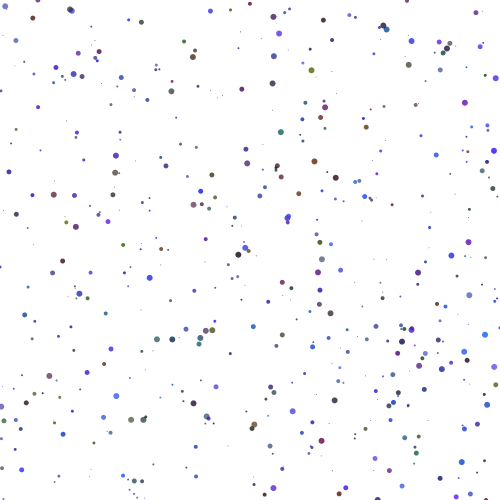
Frame 1 (no input)
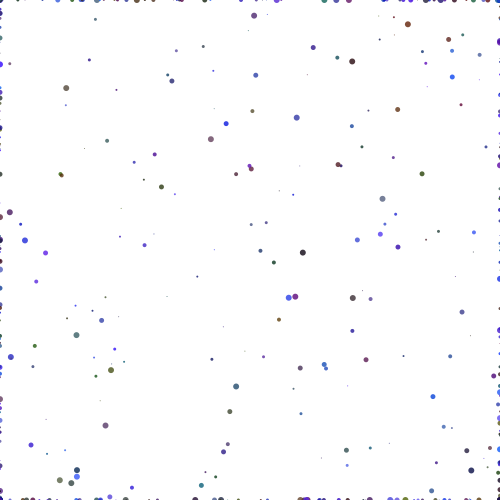
Frame 60 (the mouse pressed at the canvas centre just before this capture)
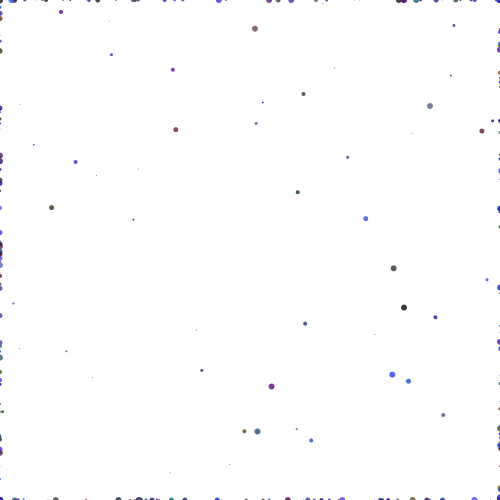
Frame 120 (the mouse held since frame 60 and released just before this capture)

The Processing sketch that drew these frames (run headless with seeded random() and noise(); from frame 60 on, the mouse is pressed at the canvas centre):

// Processing sketch: processing_42910
// ── processing_42910.pde

int NUM_THINGS = 500;
   float centerX, centerY;
 
// creating an (empty) global array with a
// capacity of 10 elements of type Ball
Thing[] things = new Thing[NUM_THINGS];
 
void setup() 
{
  size(500, 500); 
  smooth();
 
 
  for (int i = 0; i < NUM_THINGS; i++) 
  {
    things[i] = new Thing();   // populating the array
 
    things[i].x = random(0, width);
    things[i].y = random(0, height);
    things[i].direction = random(0, 360);
    things[i].r=random(0,100);
    things[i].g=random(0,100);
    things[i].b=random(255);
    things[i].myDiameter=int(random(1,7));
  }
}
 
void draw() 
{ 
  //bg is not conceptually part of the class
  background( 255);
 
  //call the method update everytime I draw
  for (int i = 0; i < NUM_THINGS; i++)
  {
    things[i].update();
  }
}
 
 
class Thing
{
  //parameters of my thing
  float myDiameter;
  float x;
  float y;
  float speed = 1;
  float direction = 0;
  float r,g,b;
 
  //Constructor function - same name as the class
  Thing()
  {
  /*
  like the setup in the main sketch the constructor function 
  is executed once as soon as the object is created
  */
  }
 
  //method(s) for my thing
  void update()
  {
    /*
    convert direction into radians
     break it down to the sinus and cosinus
     which are the vertical and horizontal component 
     of the angle then multiply for speed 
     (because in trigonometry you always work with a radius of 1)
     */
    float dX = cos(radians(direction))*speed;
    float dY = sin(radians(direction))*speed;
 
    
    if(frameCount%1000<500){
    centerX = .01*(x-width/2);
    centerY = .01*(y-height/2);
    }
       if(frameCount%1000>=500){
    centerX = -.01*(x-width/2);
    centerY = -.01*(y-height/2);
    }
 
    //the result are the steps in the vertical and horizontal direction
    x = x + dX+centerX;
    y = y + dY+centerY;
    
    
 
 
    //managing borders
    if (x > width)
    {
      x = 0;
    }
 
    if (x < 0)
    {
      x = width;
    }
 
    if (y > height)
    {
      y = 0;
    }
 
    if (y < 0)
    {
      y = height;
    }
 
    //draw the thing  
    fill(r,g,b,200);
    noStroke();
    ellipse(x, y, myDiameter, myDiameter);
 
    
    //example of interaction among things//
    //every object scans the other objects using the global array
    for (int i = 0; i < NUM_THINGS; i++)
    {
      //temporary variable to store the other
      Thing other = things[i];
 
      //it's not a good idea to make theinteract with itself
      //this points to the specific instance
      if (this != other)
      {
        //after I determine it's another thing I check the distance
        if (dist(x, y, other.x, other.y)<100)
        {
          //and do something
          stroke(255);
          
          float coin = random(2);
          if(coin<1){
          direction++;
          }
          if(coin>=1)
          {
            direction--;
          }
        }
        
      }
    }
    
    ////////////
  }
}
